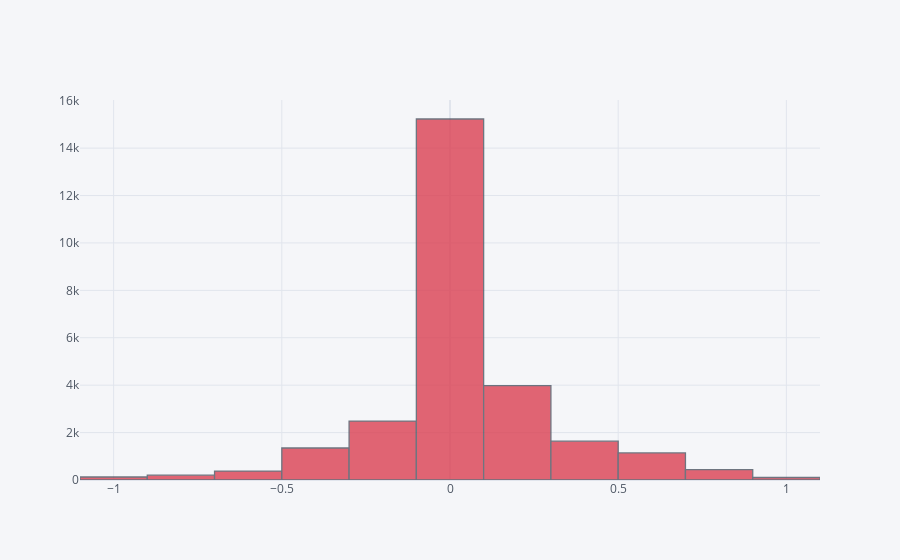

Write notebook code for a chart like this one.
### Code cell
df['polarity'].iplot(kind='hist', color = 'red', bins = 20)

### Figure 1 — Plotly figure (JSON) as saved in the notebook; plotly's stock layout.template omitted (floating-point values rounded to 4 significant figures; data arrays with more than 128 entries replaced by an {"elided": "..."} marker saying what was removed)
{"data": [{"histfunc": "count", "histnorm": "", "marker": {"color": "rgba(219, 64, 82, 1.0)", "line": {"color": "#4D5663", "width": 1.3}}, "name": "polarity", "nbinsx": 20, "opacity": 0.8, "orientation": "v", "type": "histogram", "x": {"elided": "27075 float values"}}], "layout": {"autosize": true, "barmode": "overlay", "legend": {"bgcolor": "#F5F6F9", "font": {"color": "#4D5663"}}, "paper_bgcolor": "#F5F6F9", "plot_bgcolor": "#F5F6F9", "title": {"font": {"color": "#4D5663"}}, "xaxis": {"autorange": true, "gridcolor": "#E1E5ED", "range": [-1.1, 1.1], "showgrid": true, "tickfont": {"color": "#4D5663"}, "title": {"font": {"color": "#4D5663"}, "text": ""}, "type": "linear", "zerolinecolor": "#E1E5ED"}, "yaxis": {"autorange": true, "gridcolor": "#E1E5ED", "range": [0, 16030.0], "showgrid": true, "tickfont": {"color": "#4D5663"}, "title": {"font": {"color": "#4D5663"}, "text": ""}, "zerolinecolor": "#E1E5ED"}}}
